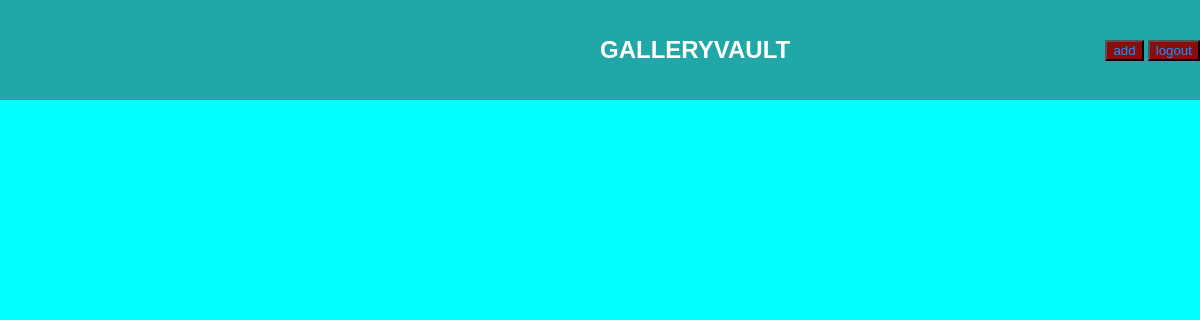
The page /gv (signed in) on the database as committed earlier.
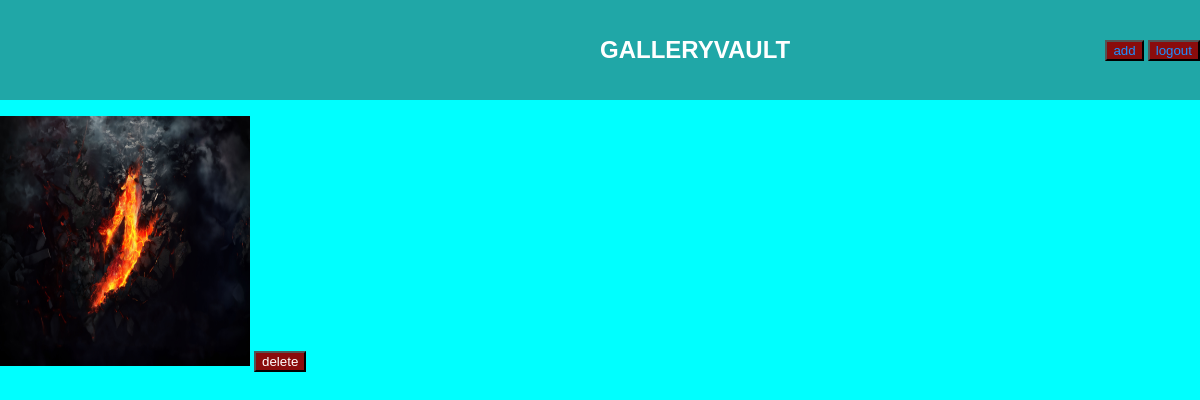
The same page on the database as committed later.
### gallapp/models.py (models this page shows)
class Gallery(models.Model):
    pic=models.ImageField(upload_to='images/')
    User = models.ForeignKey(User, on_delete=models.CASCADE)

### gallapp/views.py (the view)
# urls.py: path('gv',views.viewsmain,name='namemain'),
def viewsmain(request):
    if not request.user.is_authenticated:
        return redirect('signin')
    if request.method == "POST":
        imgdef = request.FILES['files']
        obj = Gallery(pic=imgdef, User=request.user)
        obj.save()
        return redirect(viewsmain)
    imagefeeds = Gallery.objects.filter(User=request.user)
    return render(request, "index.html", {"feeds": imagefeeds})

### Templates/index.html (shortened to what this page needs)
{% load static %}
<!DOCTYPE html>
<html lang="en">
<head>
    <link rel="stylesheet" href="{% static '/css/style.css' %}">
</head>
<body>
    <nav>
        <div class="class-1"> <h1>GALLERYVAULT</h1></div>
        <P>
            <button><a href="{% url 'add' %}">add</a></button>
            <button><a href="{% url 'logout' %}">logout</a></button>
        </P>
    </nav>
    {% for i in feeds %}
    <div class="img-del">
    <p>
    <a href="{% url 'pic' i.id %}">
    <img class="img" src="{{ i.pic.url }}" alt="Image" style="height: 250px; width: 250px;"> <a class="urdelete" href="{% url 'urdelete' i.id %}">
    <button class="btn2">delete</button></a>
    </a>
    </p>
    </div>
    {% endfor %}
</body>
</html>

### Templates/index.html (style rules this page uses)
body { margin: 0px; display: flex; flex-wrap: wrap; background-color: aqua; }
h1 { color: white; font-family:'Lucida Sans', 'Lucida Sans Regular', 'Lucida Grande', 'Lucida Sans Unicode', Geneva, Verdana, sans-serif; font-weight: 900; }
nav { display: flex; align-items: center; background-color: rgb(32, 167, 167); width: 100%; height: 100px; justify-content: space-between; padding-left: 600px; }
a { color: rgb(169, 30, 30); text-decoration: none; }
a { color: dodgerblue; text-decoration: none; }
button { color: white; background-color: rgb(138, 12, 12); }

Rows that differ between the two databases and show on the page:
added Gallery: pic (placeholder picture)
